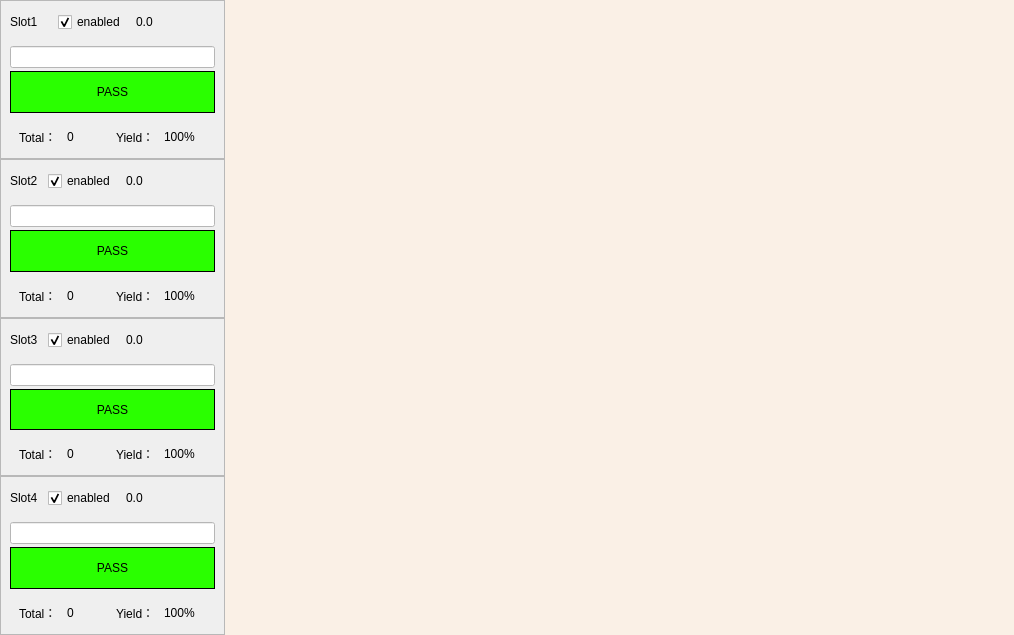
<?xml version="1.0" encoding="UTF-8"?>
<ui version="4.0">
 <class>Form</class>
 <widget class="QWidget" name="Form">
  <property name="geometry">
   <rect>
    <x>0</x>
    <y>0</y>
    <width>1014</width>
    <height>635</height>
   </rect>
  </property>
  <property name="windowTitle">
   <string>Form</string>
  </property>
  <layout class="QHBoxLayout" name="horizontalLayout" stretch="2,7">
   <property name="spacing">
    <number>0</number>
   </property>
   <property name="leftMargin">
    <number>0</number>
   </property>
   <property name="topMargin">
    <number>0</number>
   </property>
   <property name="rightMargin">
    <number>0</number>
   </property>
   <property name="bottomMargin">
    <number>0</number>
   </property>
   <item>
    <widget class="QFrame" name="frame">
     <property name="frameShape">
      <enum>QFrame::NoFrame</enum>
     </property>
     <property name="frameShadow">
      <enum>QFrame::Raised</enum>
     </property>
     <layout class="QVBoxLayout" name="verticalLayout">
      <property name="spacing">
       <number>0</number>
      </property>
      <property name="leftMargin">
       <number>0</number>
      </property>
      <property name="topMargin">
       <number>0</number>
      </property>
      <property name="rightMargin">
       <number>0</number>
      </property>
      <property name="bottomMargin">
       <number>0</number>
      </property>
      <item>
       <widget class="QFrame" name="frame_3">
        <property name="frameShape">
         <enum>QFrame::StyledPanel</enum>
        </property>
        <property name="frameShadow">
         <enum>QFrame::Raised</enum>
        </property>
        <layout class="QVBoxLayout" name="verticalLayout_2">
         <property name="spacing">
          <number>3</number>
         </property>
         <property name="topMargin">
          <number>0</number>
         </property>
         <property name="bottomMargin">
          <number>0</number>
         </property>
         <item>
          <widget class="QFrame" name="frame_7">
           <property name="frameShape">
            <enum>QFrame::NoFrame</enum>
           </property>
           <property name="frameShadow">
            <enum>QFrame::Raised</enum>
           </property>
           <layout class="QHBoxLayout" name="horizontalLayout_2">
            <property name="spacing">
             <number>10</number>
            </property>
            <property name="leftMargin">
             <number>0</number>
            </property>
            <property name="topMargin">
             <number>0</number>
            </property>
            <property name="rightMargin">
             <number>0</number>
            </property>
            <property name="bottomMargin">
             <number>0</number>
            </property>
            <item>
             <widget class="QLabel" name="label_2">
              <property name="text">
               <string>Slot1</string>
              </property>
             </widget>
            </item>
            <item>
             <widget class="QCheckBox" name="cb_enabled_1">
              <property name="text">
               <string>enabled</string>
              </property>
              <property name="checked">
               <bool>true</bool>
              </property>
             </widget>
            </item>
            <item>
             <widget class="QLabel" name="label">
              <property name="styleSheet">
               <string notr="true">font: 18pt &quot;Helvetica&quot;;</string>
              </property>
              <property name="text">
               <string>0.0</string>
              </property>
             </widget>
            </item>
            <item>
             <spacer name="horizontalSpacer">
              <property name="orientation">
               <enum>Qt::Horizontal</enum>
              </property>
              <property name="sizeType">
               <enum>QSizePolicy::Preferred</enum>
              </property>
              <property name="sizeHint" stdset="0">
               <size>
                <width>42</width>
                <height>20</height>
               </size>
              </property>
             </spacer>
            </item>
           </layout>
          </widget>
         </item>
         <item>
          <widget class="QLineEdit" name="Le_sn_1">
           <property name="styleSheet">
            <string notr="true">background-color: rgb(255, 255, 255);
font: 13pt &quot;Helvetica&quot;;</string>
           </property>
          </widget>
         </item>
         <item>
          <widget class="QLabel" name="lb_result_1">
           <property name="minimumSize">
            <size>
             <width>0</width>
             <height>30</height>
            </size>
           </property>
           <property name="styleSheet">
            <string notr="true">font: 75 18pt &quot;Helvetica&quot;;
background-color: rgb(42, 255, 0);</string>
           </property>
           <property name="frameShape">
            <enum>QFrame::Panel</enum>
           </property>
           <property name="text">
            <string>PASS</string>
           </property>
           <property name="alignment">
            <set>Qt::AlignCenter</set>
           </property>
          </widget>
         </item>
         <item>
          <widget class="QFrame" name="frame_8">
           <property name="frameShape">
            <enum>QFrame::NoFrame</enum>
           </property>
           <property name="frameShadow">
            <enum>QFrame::Raised</enum>
           </property>
           <layout class="QHBoxLayout" name="horizontalLayout_3">
            <item>
             <widget class="QLabel" name="label_3">
              <property name="text">
               <string>Total：</string>
              </property>
             </widget>
            </item>
            <item>
             <widget class="QLabel" name="lb_total_01">
              <property name="text">
               <string>0</string>
              </property>
             </widget>
            </item>
            <item>
             <widget class="QLabel" name="label_5">
              <property name="text">
               <string>Yield：</string>
              </property>
             </widget>
            </item>
            <item>
             <widget class="QLabel" name="lb_yield_1">
              <property name="text">
               <string>100%</string>
              </property>
             </widget>
            </item>
           </layout>
          </widget>
         </item>
        </layout>
       </widget>
      </item>
      <item>
       <widget class="QFrame" name="frame_4">
        <property name="frameShape">
         <enum>QFrame::StyledPanel</enum>
        </property>
        <property name="frameShadow">
         <enum>QFrame::Raised</enum>
        </property>
        <layout class="QVBoxLayout" name="verticalLayout_3">
         <property name="spacing">
          <number>3</number>
         </property>
         <property name="leftMargin">
          <number>9</number>
         </property>
         <property name="topMargin">
          <number>0</number>
         </property>
         <property name="bottomMargin">
          <number>0</number>
         </property>
         <item>
          <widget class="QFrame" name="frame_10">
           <property name="frameShape">
            <enum>QFrame::NoFrame</enum>
           </property>
           <property name="frameShadow">
            <enum>QFrame::Raised</enum>
           </property>
           <layout class="QHBoxLayout" name="horizontalLayout_5">
            <property name="spacing">
             <number>10</number>
            </property>
            <property name="leftMargin">
             <number>0</number>
            </property>
            <property name="topMargin">
             <number>0</number>
            </property>
            <property name="rightMargin">
             <number>0</number>
            </property>
            <property name="bottomMargin">
             <number>0</number>
            </property>
            <item>
             <widget class="QLabel" name="label_7">
              <property name="text">
               <string>Slot2</string>
              </property>
             </widget>
            </item>
            <item>
             <widget class="QCheckBox" name="cb_enabled_2">
              <property name="text">
               <string>enabled</string>
              </property>
              <property name="checked">
               <bool>true</bool>
              </property>
             </widget>
            </item>
            <item>
             <widget class="QLabel" name="label_10">
              <property name="styleSheet">
               <string notr="true">font: 18pt &quot;Helvetica&quot;;</string>
              </property>
              <property name="text">
               <string>0.0</string>
              </property>
             </widget>
            </item>
            <item>
             <spacer name="horizontalSpacer_2">
              <property name="orientation">
               <enum>Qt::Horizontal</enum>
              </property>
              <property name="sizeType">
               <enum>QSizePolicy::Preferred</enum>
              </property>
              <property name="sizeHint" stdset="0">
               <size>
                <width>181</width>
                <height>20</height>
               </size>
              </property>
             </spacer>
            </item>
           </layout>
          </widget>
         </item>
         <item>
          <widget class="QLineEdit" name="Le_sn_2">
           <property name="styleSheet">
            <string notr="true">background-color: rgb(255, 255, 255);
font: 13pt &quot;Helvetica&quot;;</string>
           </property>
          </widget>
         </item>
         <item>
          <widget class="QLabel" name="lb_result_2">
           <property name="minimumSize">
            <size>
             <width>0</width>
             <height>30</height>
            </size>
           </property>
           <property name="styleSheet">
            <string notr="true">font: 75 18pt &quot;Helvetica&quot;;
background-color: rgb(42, 255, 0);</string>
           </property>
           <property name="frameShape">
            <enum>QFrame::Panel</enum>
           </property>
           <property name="text">
            <string>PASS</string>
           </property>
           <property name="alignment">
            <set>Qt::AlignCenter</set>
           </property>
          </widget>
         </item>
         <item>
          <widget class="QFrame" name="frame_9">
           <property name="frameShape">
            <enum>QFrame::NoFrame</enum>
           </property>
           <property name="frameShadow">
            <enum>QFrame::Raised</enum>
           </property>
           <layout class="QHBoxLayout" name="horizontalLayout_4">
            <item>
             <widget class="QLabel" name="label_4">
              <property name="text">
               <string>Total：</string>
              </property>
             </widget>
            </item>
            <item>
             <widget class="QLabel" name="lb_total_2">
              <property name="text">
               <string>0</string>
              </property>
             </widget>
            </item>
            <item>
             <widget class="QLabel" name="label_6">
              <property name="text">
               <string>Yield：</string>
              </property>
             </widget>
            </item>
            <item>
             <widget class="QLabel" name="lb_yield_2">
              <property name="text">
               <string>100%</string>
              </property>
             </widget>
            </item>
           </layout>
          </widget>
         </item>
        </layout>
       </widget>
      </item>
      <item>
       <widget class="QFrame" name="frame_5">
        <property name="frameShape">
         <enum>QFrame::StyledPanel</enum>
        </property>
        <property name="frameShadow">
         <enum>QFrame::Raised</enum>
        </property>
        <layout class="QVBoxLayout" name="verticalLayout_4">
         <property name="spacing">
          <number>3</number>
         </property>
         <property name="topMargin">
          <number>0</number>
         </property>
         <property name="bottomMargin">
          <number>0</number>
         </property>
         <item>
          <widget class="QFrame" name="frame_12">
           <property name="frameShape">
            <enum>QFrame::NoFrame</enum>
           </property>
           <property name="frameShadow">
            <enum>QFrame::Raised</enum>
           </property>
           <layout class="QHBoxLayout" name="horizontalLayout_7">
            <property name="spacing">
             <number>10</number>
            </property>
            <property name="leftMargin">
             <number>0</number>
            </property>
            <property name="topMargin">
             <number>0</number>
            </property>
            <property name="rightMargin">
             <number>0</number>
            </property>
            <property name="bottomMargin">
             <number>0</number>
            </property>
            <item>
             <widget class="QLabel" name="label_11">
              <property name="text">
               <string>Slot3</string>
              </property>
             </widget>
            </item>
            <item>
             <widget class="QCheckBox" name="cb_enabled_3">
              <property name="text">
               <string>enabled</string>
              </property>
              <property name="checked">
               <bool>true</bool>
              </property>
             </widget>
            </item>
            <item>
             <widget class="QLabel" name="label_14">
              <property name="styleSheet">
               <string notr="true">font: 18pt &quot;Helvetica&quot;;</string>
              </property>
              <property name="text">
               <string>0.0</string>
              </property>
             </widget>
            </item>
            <item>
             <spacer name="horizontalSpacer_3">
              <property name="orientation">
               <enum>Qt::Horizontal</enum>
              </property>
              <property name="sizeType">
               <enum>QSizePolicy::Preferred</enum>
              </property>
              <property name="sizeHint" stdset="0">
               <size>
                <width>181</width>
                <height>20</height>
               </size>
              </property>
             </spacer>
            </item>
           </layout>
          </widget>
         </item>
         <item>
          <widget class="QLineEdit" name="Le_sn_3">
           <property name="styleSheet">
            <string notr="true">background-color: rgb(255, 255, 255);
font: 13pt &quot;Helvetica&quot;;</string>
           </property>
          </widget>
         </item>
         <item>
          <widget class="QLabel" name="lb_result_3">
           <property name="minimumSize">
            <size>
             <width>0</width>
             <height>30</height>
            </size>
           </property>
           <property name="styleSheet">
            <string notr="true">font: 75 18pt &quot;Helvetica&quot;;
background-color: rgb(42, 255, 0);</string>
           </property>
           <property name="frameShape">
            <enum>QFrame::Panel</enum>
           </property>
           <property name="text">
            <string>PASS</string>
           </property>
           <property name="alignment">
            <set>Qt::AlignCenter</set>
           </property>
          </widget>
         </item>
         <item>
          <widget class="QFrame" name="frame_11">
           <property name="frameShape">
            <enum>QFrame::NoFrame</enum>
           </property>
           <property name="frameShadow">
            <enum>QFrame::Raised</enum>
           </property>
           <layout class="QHBoxLayout" name="horizontalLayout_6">
            <item>
             <widget class="QLabel" name="label_8">
              <property name="text">
               <string>Total：</string>
              </property>
             </widget>
            </item>
            <item>
             <widget class="QLabel" name="lb_total_3">
              <property name="text">
               <string>0</string>
              </property>
             </widget>
            </item>
            <item>
             <widget class="QLabel" name="label_9">
              <property name="text">
               <string>Yield：</string>
              </property>
             </widget>
            </item>
            <item>
             <widget class="QLabel" name="lb_yield_3">
              <property name="text">
               <string>100%</string>
              </property>
             </widget>
            </item>
           </layout>
          </widget>
         </item>
        </layout>
       </widget>
      </item>
      <item>
       <widget class="QFrame" name="frame_6">
        <property name="frameShape">
         <enum>QFrame::StyledPanel</enum>
        </property>
        <property name="frameShadow">
         <enum>QFrame::Raised</enum>
        </property>
        <layout class="QVBoxLayout" name="verticalLayout_5">
         <property name="spacing">
          <number>3</number>
         </property>
         <property name="topMargin">
          <number>0</number>
         </property>
         <property name="bottomMargin">
          <number>0</number>
         </property>
         <item>
          <widget class="QFrame" name="frame_14">
           <property name="frameShape">
            <enum>QFrame::NoFrame</enum>
           </property>
           <property name="frameShadow">
            <enum>QFrame::Raised</enum>
           </property>
           <layout class="QHBoxLayout" name="horizontalLayout_9">
            <property name="spacing">
             <number>10</number>
            </property>
            <property name="leftMargin">
             <number>0</number>
            </property>
            <property name="topMargin">
             <number>0</number>
            </property>
            <property name="rightMargin">
             <number>0</number>
            </property>
            <property name="bottomMargin">
             <number>0</number>
            </property>
            <item>
             <widget class="QLabel" name="label_15">
              <property name="text">
               <string>Slot4</string>
              </property>
             </widget>
            </item>
            <item>
             <widget class="QCheckBox" name="cb_enabled_4">
              <property name="text">
               <string>enabled</string>
              </property>
              <property name="checked">
               <bool>true</bool>
              </property>
             </widget>
            </item>
            <item>
             <widget class="QLabel" name="label_16">
              <property name="styleSheet">
               <string notr="true">font: 18pt &quot;Helvetica&quot;;</string>
              </property>
              <property name="text">
               <string>0.0</string>
              </property>
             </widget>
            </item>
            <item>
             <spacer name="horizontalSpacer_4">
              <property name="orientation">
               <enum>Qt::Horizontal</enum>
              </property>
              <property name="sizeType">
               <enum>QSizePolicy::Preferred</enum>
              </property>
              <property name="sizeHint" stdset="0">
               <size>
                <width>181</width>
                <height>20</height>
               </size>
              </property>
             </spacer>
            </item>
           </layout>
          </widget>
         </item>
         <item>
          <widget class="QLineEdit" name="Le_sn_4">
           <property name="styleSheet">
            <string notr="true">background-color: rgb(255, 255, 255);
font: 13pt &quot;Helvetica&quot;;</string>
           </property>
          </widget>
         </item>
         <item>
          <widget class="QLabel" name="lb_result_4">
           <property name="minimumSize">
            <size>
             <width>0</width>
             <height>30</height>
            </size>
           </property>
           <property name="styleSheet">
            <string notr="true">font: 75 18pt &quot;Helvetica&quot;;
background-color: rgb(42, 255, 0);</string>
           </property>
           <property name="frameShape">
            <enum>QFrame::Panel</enum>
           </property>
           <property name="text">
            <string>PASS</string>
           </property>
           <property name="alignment">
            <set>Qt::AlignCenter</set>
           </property>
          </widget>
         </item>
         <item>
          <widget class="QFrame" name="frame_13">
           <property name="frameShape">
            <enum>QFrame::NoFrame</enum>
           </property>
           <property name="frameShadow">
            <enum>QFrame::Raised</enum>
           </property>
           <layout class="QHBoxLayout" name="horizontalLayout_8">
            <item>
             <widget class="QLabel" name="label_12">
              <property name="text">
               <string>Total：</string>
              </property>
             </widget>
            </item>
            <item>
             <widget class="QLabel" name="lb_total_4">
              <property name="text">
               <string>0</string>
              </property>
             </widget>
            </item>
            <item>
             <widget class="QLabel" name="label_13">
              <property name="text">
               <string>Yield：</string>
              </property>
             </widget>
            </item>
            <item>
             <widget class="QLabel" name="lb_yield_4">
              <property name="text">
               <string>100%</string>
              </property>
             </widget>
            </item>
           </layout>
          </widget>
         </item>
        </layout>
       </widget>
      </item>
     </layout>
    </widget>
   </item>
   <item>
    <widget class="QFrame" name="frame_2">
     <property name="minimumSize">
      <size>
       <width>0</width>
       <height>0</height>
      </size>
     </property>
     <property name="styleSheet">
      <string notr="true">.QFrame{
	background-color: rgb(250,240,230);
}
.QTabWidget::pane{
	background:rgb(246, 246, 246);
	border-top-color:transparent;
margin:0px;
}
.QTabWidget::tab-bar{
	background:rgb(0, 0, 0);
	subcontrol-position:center;
}
.QTabBar::tab{
	width:173px;/*宽度根据实际需要进行调整*/
	height:20px;
	background:rgb(210, 210, 210);
	border: 1px solid rgb(210, 210, 210);
	border-top-left-radius: 8px;
	border-top-right-radius: 8px;
}
.QTabBar::tab:selected{
	background:rgb(255, 255, 255);
	border-bottom-color:rgb(246, 246, 246);
}
.QTabBar::tab:!selected{
	background:qlineargradient(spread:pad, x1:0, y1:0, x2:0, y2:0; stop:0 rgba(240, 240, 240, 255), stop:0.5 rgba(210, 210, 210, 255), stop:1 rgba(225, 225, 225, 255));
}
</string>
     </property>
     <property name="frameShape">
      <enum>QFrame::NoFrame</enum>
     </property>
     <property name="frameShadow">
      <enum>QFrame::Raised</enum>
     </property>
     <layout class="QHBoxLayout" name="horizontalLayout_10">
      <property name="spacing">
       <number>0</number>
      </property>
      <property name="leftMargin">
       <number>10</number>
      </property>
      <property name="topMargin">
       <number>0</number>
      </property>
      <property name="rightMargin">
       <number>0</number>
      </property>
      <property name="bottomMargin">
       <number>0</number>
      </property>
     </layout>
    </widget>
   </item>
  </layout>
 </widget>
 <resources/>
 <connections/>
</ui>
